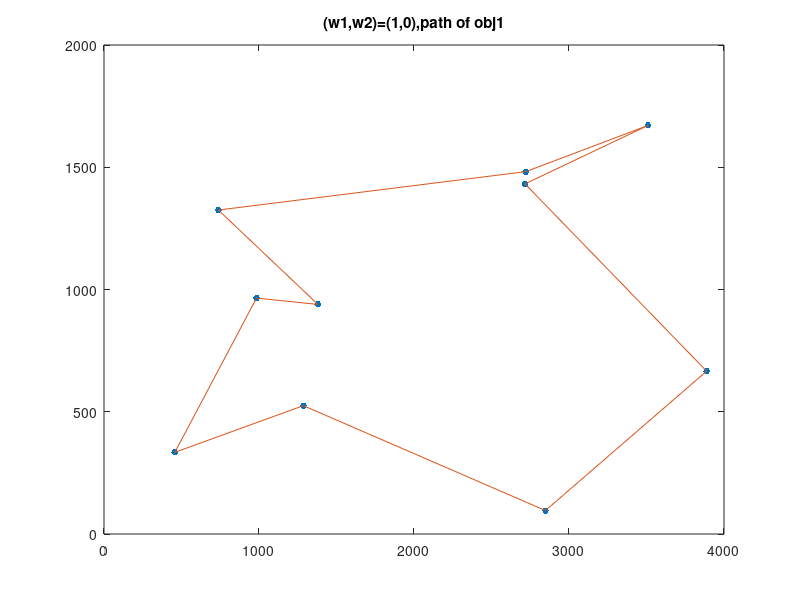
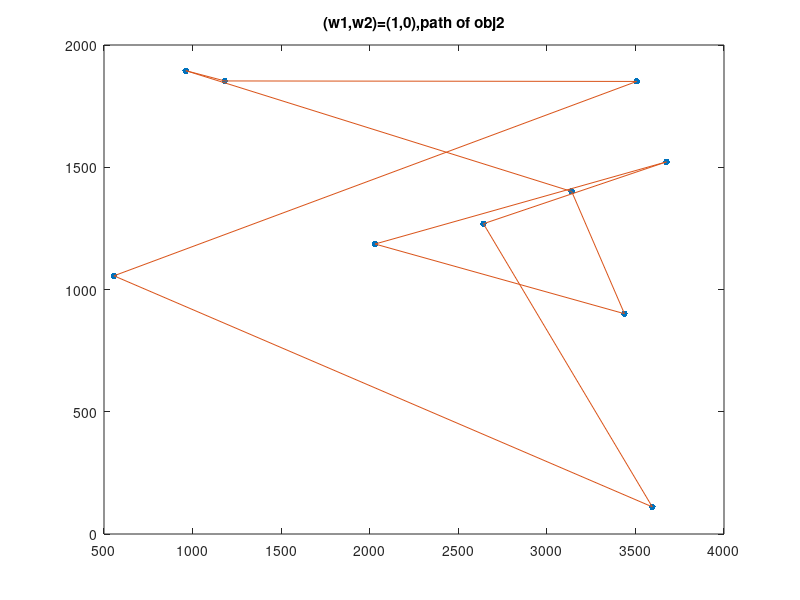
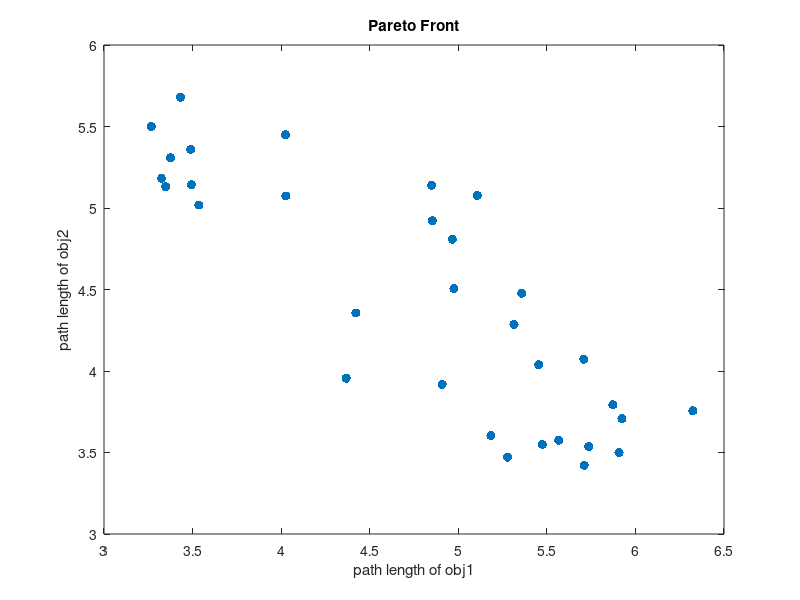

MATLAB code to generate these figures, in order:
clear;clc;
city=10;
load('tour4_10.mat')
load('rl4_10.mat')
load('obj2_4_10.mat')
load('obj1_4_10.mat')
load('kroA10.mat')
load('kroB10.mat')
t=1;
w1=1-(t-1)*0.01
w2=(t-1)*0.01
for i=1:city
    rank(i)=tour(t,1,i)+1;
end
rank(city+1)=tour(t,1,1)+1;
for i=1:city+1
    x(i)=kroA10(rank(i),2);
    y(i)=kroA10(rank(i),3);
    p(i)=kroB10(rank(i),2);
    q(i)=kroB10(rank(i),3);
end

figure(1)
plot(x,y,'.','MarkerSize',15)
hold on;
plot(x,y)
title(['(w1,w2)=(',num2str(w1),',',num2str(w2),'),path of obj1'])

figure(2)
plot(p,q,'.','MarkerSize',15)
hold on;
plot(p,q)
title(['(w1,w2)=(',num2str(w1),',',num2str(w2),'),path of obj2'])

figure(3)
obj1=rl(:,1);
obj2=rl(:,2);
plot(obj1,obj2,'.','MarkerSize',20)
xlabel('path length of obj1')
ylabel('path length of obj2')
title(['Pareto Front'])